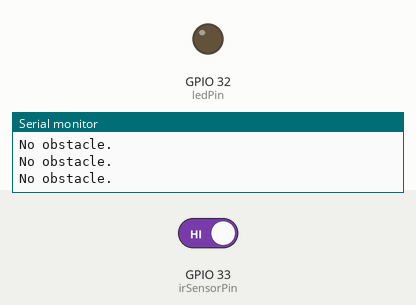
This sketch was run on a simulated ESP32. Shown: output pins drawn as LEDs (lit = HIGH), the last lines printed to the serial monitor. The test bench sets the inputs (shaded band); at power-on: GPIO 33 (irSensorPin) HIGH.

Above: at 1.2 s.
1.3 s: GPIO 33 (irSensorPin) driven LOW
At 2.0 s:
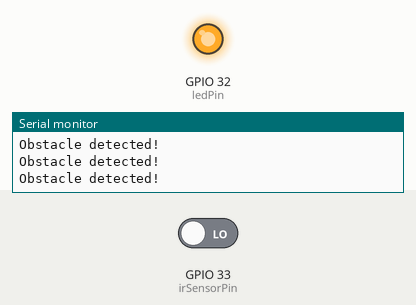
2.8 s: GPIO 33 (irSensorPin) driven HIGH
At 3.2 s:
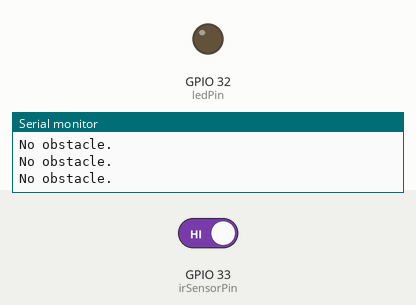
Timing chart, 0 to 5.8 s (numbered marks = the images above; inputs shaded):
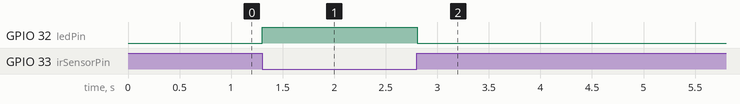

Measured:
- after the input at 1.3 s, GPIO 32 (ledPin): LOW → HIGH at once
- after the input at 2.8 s, GPIO 32 (ledPin): HIGH → LOW at once

The sketch:

infrared.ino
```cpp
// Define the pin connections
const int irSensorPin = 33; // IR sensor output pin connected to digital pin 27
const int ledPin = 32;      // LED connected to digital pin 13 (optional)

void setup() {
  pinMode(irSensorPin, INPUT);  // Set IR sensor pin as input
  pinMode(ledPin, OUTPUT);      // Set LED pin as output (optional)
  Serial.begin(9600);           // Begin serial communication for debugging
}

void loop() {
  int sensorValue = digitalRead(irSensorPin);  // Read the value from the IR sensor

  if (sensorValue == LOW) {
    // Obstacle detected
    digitalWrite(ledPin, HIGH);  // Turn on LED (optional)
    Serial.println("Obstacle detected!");
  } else {
    // No obstacle
    digitalWrite(ledPin, LOW);   // Turn off LED (optional)
    Serial.println("No obstacle.");
  }

  delay(100);  // Small delay for stability
}
```
